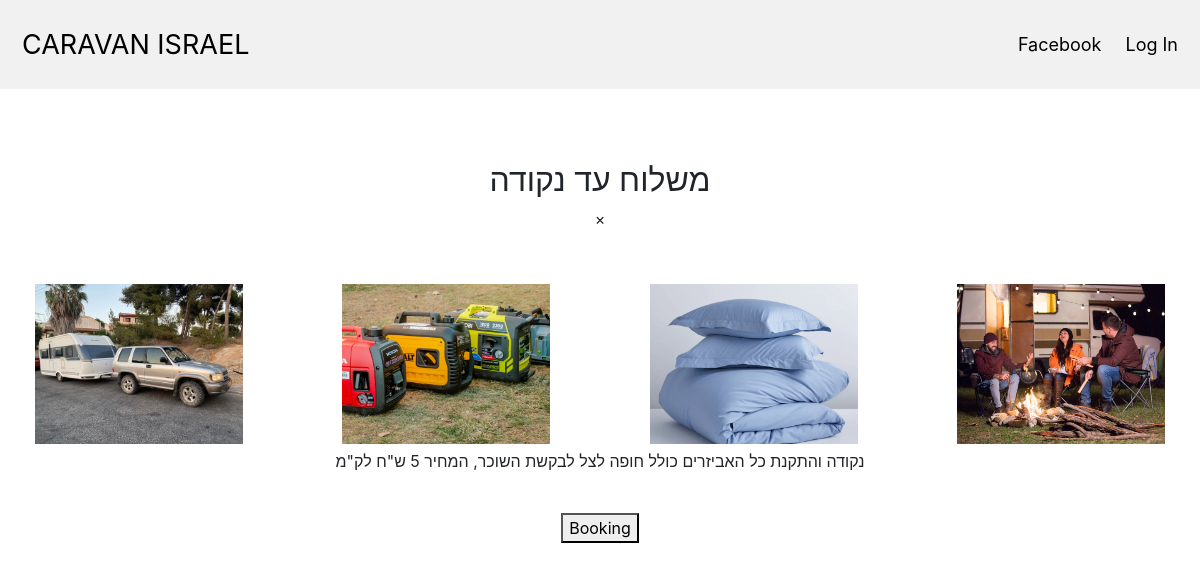
The page /product/7 on the database its author committed.
### app.py (models this page shows, shortened)
class Item(db.Model):
    id = db.Column(db.Integer, primary_key=True)
    title = db.Column(db.String(100), nullable=False)
    price = db.Column(db.Integer, nullable=False)
    image1 = db.Column(db.String(120), default='image1.jpg')
    image2 = db.Column(db.String(120), default='image2.jpg')
    image3 = db.Column(db.String(120), default='image3.jpg')
    image4 = db.Column(db.String(120), default='image4.jpg')
    text = db.Column(db.String(100), nullable=False)
    isActive = db.Column(db.Boolean, default=True)

### app.py (the view)
@app.route('/product/<id>')
def product(id):
    item = Item.query.filter_by(id=id)
    return render_template('view-product.html', data=item)

### templates/view-product.html (shortened to what this page needs)
{% extends 'base.html' %}
{% block body %}
    {% for el in data %}
<br><br><br>
<div class="card-columns-view ">
<div class="card-view">
<div style="text-align:center">
  <h2>{{ el.title }}</h2>
</div>
<div class="container">
  <span onclick="this.parentElement.style.display='none'" class="closebtn">&times;</span>
</div>
  <br>
  <div style="width=70%;" class="row">
  <div class="column">
    <img  src="{{ url_for('display_image', filename='/'+el.image1) }}"  style="width:13rem; height:10rem; object-fit: cover;" onclick="myFunction(this);">
  </div>
  <div class="column">
    <img src="{{ url_for('display_image', filename='/'+el.image2) }}"  style="width:13rem; height:10rem; object-fit: cover;" onclick="myFunction(this);">
  </div>
  <div class="column">
    <img src="{{ url_for('display_image', filename='/'+el.image3) }}"  style="width:13rem; height:10rem; object-fit: cover;" onclick="myFunction(this);">
  </div>
  <div class="column">
    <img src="{{ url_for('display_image', filename='/'+el.image4) }}"  style="width:13rem; height:10rem; object-fit: cover;" onclick="myFunction(this);">
  </div>
</div>
  <p style="text-align:center">{{ el.text }}</p>
<br>
  <button class="center" onclick="window.location.href ='https://wa.me/+972535660122/?text=Hello';">Booking</button>
</div>
  </div>
<br><br>
   {% endfor %}
{% endblock %}

### static/style.css (style rules this page uses)
body { text-align: center; }
.column { float: center; width: 25%; padding:5px; }
.row:after { content: ""; display: table; clear: both; }

### rows shown on the page
Item: title "משלוח עד נקודה", image1 (picture), image2 (picture), image3 (picture), image4 (picture), text "נקודה והתקנת כל האביזרים כולל חופה לצל לבקשת השוכר, המחיר 5 ש\"ח לק\"מ"
